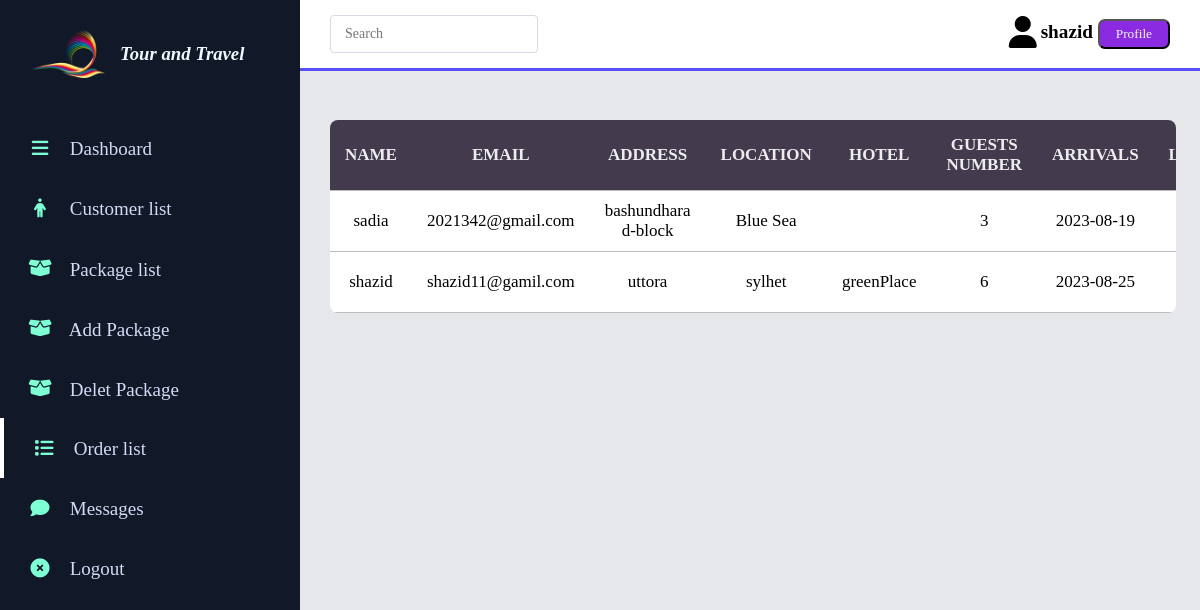
The app's page /orderL.php (signed in) with its own data.
### tables this page shows
CREATE TABLE `booking` (
  `name` varchar(50) NOT NULL,
  `email` varchar(50) NOT NULL,
  `address` varchar(50) NOT NULL,
  `location` varchar(50) NOT NULL,
  `hotel` varchar(50) NOT NULL,
  `guests` varchar(50) NOT NULL,
  `arrivals` varchar(50) NOT NULL,
  `leaving` varchar(50) NOT NULL
);

### orderL.php (the view, shortened to what this page needs)
<?php
   include 'connect.php';
  $query="SELECT * FROM booking";
  $result= mysqli_query($con,$query);
?>
<!DOCTYPE html>
<html lang="en">
<head>
    <link rel="stylesheet" href="https://cdnjs.cloudflare.com/ajax/libs/font-awesome/6.4.2/css/all.min.css">
     <link rel="stylesheet" href="orderL.css">
</head>
<body>
    <section id="menu">
    <div class="logo">
         <img src="pngTour.png" alt="" width="90px">
         <h3><i>Tour and Travel</i></h3>
      </div>
      <div class="items">
         <li >
            <a href="adminM.php"><i class="fa-solid fa-bars"></i>
            <span>Dashboard</span></a>
        </li>
        <li>
            <a href="customerL.php"><i class="fa-solid fa-person"></i>
            <span>Customer list</span></a>
        </li>
        <li>
            <a href="adminViewP.php"><i class="fa-solid fa-box-open fa-sm"></i></i>
            <span>Package list</span></a>
        </li>
        <li>
            <a href="packageL.php"><i class="fa-solid fa-box-open fa-sm"></i></i>
            <span>Add Package</span></a>
        </li>
        <li>
            <a href="deletP.php"><i class="fa-solid fa-box-open fa-sm"></i></i>
            <span>Delet Package</span></a>
        </li>
        <li>
            <a href="orderL.php"><i class="fa-solid fa-list"></i>
            <span>Order list</span></a>
        </li>
        <li>
            <a href=""><i class="fa-solid fa-comment"></i>
            <span>Messages</span></a>
        </li>
        <li>
            <a href="logout.php"><i class="fa-solid fa-circle-xmark"></i></i>
            <span>Logout</span></a>
        </li>
      </div>
</section>
    <section class="main">
    <div class="nav">
            <div class="p1">
                <div class="search">
                     <input type="text" placeholder="Search">
                </div>
            </div>
            <div class="profile">
            <i class="fa-solid fa-user fa-2xl"></i>
             <span class="admin" >
               <?php
              $x= $_SESSION['fname'];
                echo  $x ;
                ?>
             </span>
             <button style=" background:blueviolet; border-radius:7px; padding:5px 1rem ">
              <a href="profile.php" style="text-decoration:none; color:aliceblue">Profile</a></button>
            </div>
        </div>
        <div class="board">
            <table>
                <thead>
                    <tr>
                          <td> Name</td>
                          <td>Email</td>
                          <td>address</td>
                          <td> Location</td>
                          <td> Hotel</td>
                          <td>Guests Number</td>
                          <td>arrivals</td>
                          <td>leaving</td>
                    </tr>
                </thead>
                <tbody>
                <tr>
<?php
 while($row= mysqli_fetch_assoc($result))
 {
?>
<td class="id"><?php echo $row['name'];
?></td>
<td class="type">
<?php ;
echo $row['email'];
?>
</td>
<td class="fname">
<?php ;
echo $row['address'];
?>
</td>
<td class="lname">
<?php ;
echo $row['location'];
?>
</td>
<td class="email">
<?php ;
echo $row['hotel'];
?>
</td>
<td class="email">
<?php ;
echo $row['guests'];
?>
</td>
<td class="email">
<?php ;
echo $row['arrivals'];
?>
</td>
<td class="email">
</td>
</tr>
<?php
}
?>
                </tbody>
            </table>
        </div>
    </section>
</body>
</html>

### orderL.css (style rules this page uses)
* { margin: 0; padding: 0; box-sizing: border-box; font-family: 'Times New Roman', Times, serif; }
body { width: 100%; background: #E5E7EB; display: flex; }
#menu { background-color: #111827; height: 100%; width: 300px; position: fixed; top: 0; left: 0; }
#menu .logo { display: flex; align-items: center; color: aliceblue; padding: 30px 0 0 30px; }
#menu .logo img { padding-right: 15px; }
#menu .items { margin-top: 40px; }
#menu .items li { list-style: none; padding: 15px 0; transition: 0.3s; }
#menu .items li i { color: aquamarine; width: 30px; height: 30px; text-align: center; line-height: 30px; font-size: 19px; margin: 0 10px 0 25px; }
#menu .items li a { text-decoration: none; color: rgb(252, 250, 248); font-size: 19px; }
#menu .items li a { color: #d2dbf6; font-weight: 300px; transition: 0.3s; }
#menu .items li:nth-child(4) { border-left: 4px solid #fff; }
.main { width: calc(100% - 300px); position: relative; margin-left: 300px; }
.main .nav { display: flex; align-items: center; justify-content:space-between ; background: #fff; padding: 15px 30px; border-bottom: 3px solid #594ef7; position: fixed; width: calc(100% - 300px); }
.main .nav .search { display: flex; justify-content: flex-start; align-items: center; padding: 10px 14px; border:1px solid #d7dbe6; border-radius: 4px ; }
.main .nav .search input { border: none; outline: none; font-size: 14px; }
.main .nav .p1 { display: flex; justify-content: flex-start; align-items: center; }
table { width: 100%; border-collapse:collapse; }
tr { border-bottom: 1px solid rgb(187, 187, 188); }
thead td { font-size: 14px; text-transform: uppercase; font-weight: 800; padding: 15px; color: #ededed; }
.admin { padding-bottom :2rem ; font-size:larger; font-weight: 600; }
thead { background: #433a4d; }
tbody tr td { padding: 10px 15px; }
.board { width: 94%; margin:120px 30px 30px 30px; overflow: auto; background: #fff; border-radius: 8px; }
.board td { font-size: 600; font-size: 17px; text-align: center; }

### orderL.php (style rules this page uses)
#menu .items li:nth-child(6) { border-left: 4px solid #fff; }
#menu .items li:nth-child(5) { border-left:none; }
#menu .items li:nth-child(4) { border-left:none; }

### records on screen
booking: name "sadia", email "2021342@gmail.com", address "bashundhara d-block", location "Blue Sea", guests "3", arrivals "2023-08-19"
booking: name "shazid", email "shazid11@gamil.com", address "uttora", location "sylhet", hotel "greenPlace", guests "6", arrivals "2023-08-25"

### other values on screen
$x "shazid"
